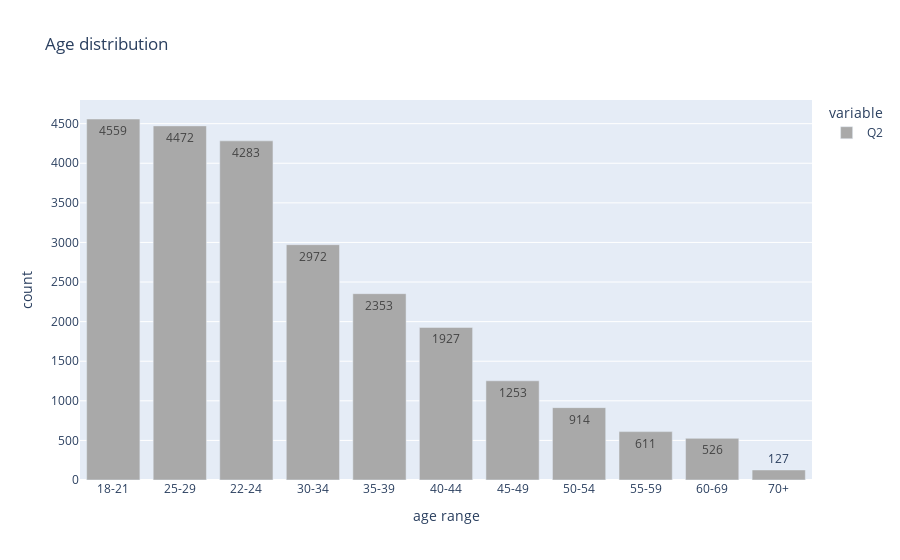

Notebook cell for this chart:
### Code cell
fig = px.bar(data['Q2'][1:].value_counts(), text='value', color_discrete_sequence=['darkgrey'],labels={'value':'count', 'index':'age range'}, title='Age distribution')
fig.show()

### Figure 1 — Plotly figure (JSON) as saved in the notebook; plotly's stock layout.template omitted (floating-point values rounded to 4 significant figures)
{"data": [{"alignmentgroup": "True", "hovertemplate": "variable=Q2<br>age range=%{x}<br>count=%{text}<extra></extra>", "legendgroup": "Q2", "marker": {"color": "darkgrey", "pattern": {"shape": ""}}, "name": "Q2", "offsetgroup": "Q2", "orientation": "v", "showlegend": true, "text": [4559, 4472, 4283, 2972, 2353, 1927, 1253, 914, 611, 526, 127], "textposition": "auto", "type": "bar", "x": ["18-21", "25-29", "22-24", "30-34", "35-39", "40-44", "45-49", "50-54", "55-59", "60-69", "70+"], "xaxis": "x", "y": [4559, 4472, 4283, 2972, 2353, 1927, 1253, 914, 611, 526, 127], "yaxis": "y"}], "layout": {"barmode": "relative", "legend": {"title": {"text": "variable"}, "tracegroupgap": 0}, "title": {"text": "Age distribution"}, "xaxis": {"anchor": "y", "domain": [0, 1], "title": {"text": "age range"}}, "yaxis": {"anchor": "x", "domain": [0, 1], "title": {"text": "count"}}}}
